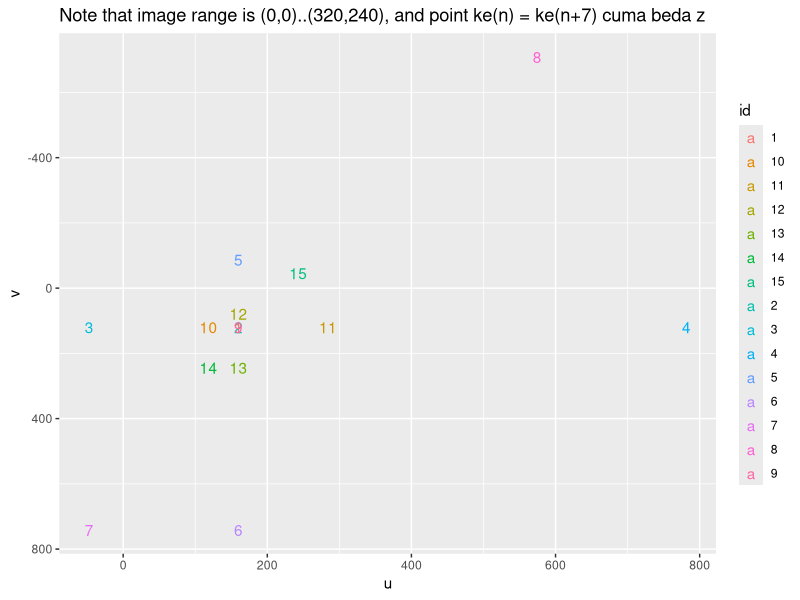
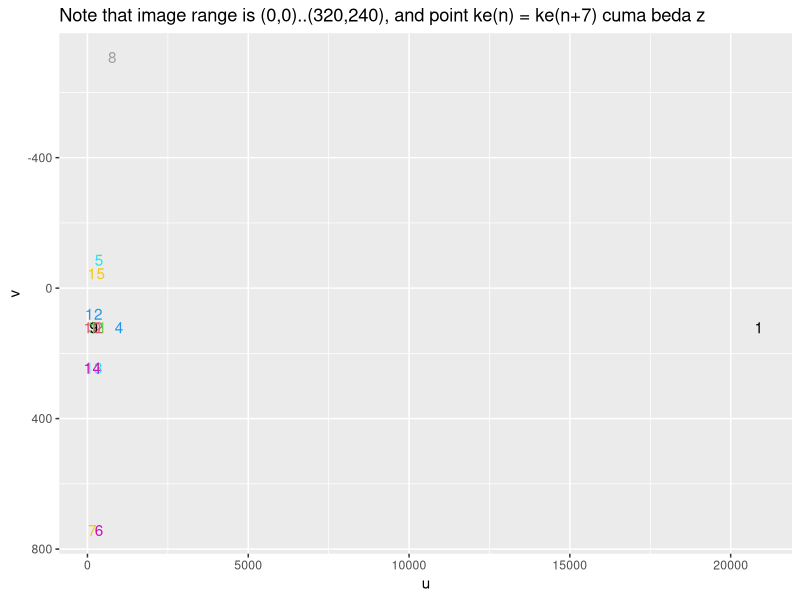
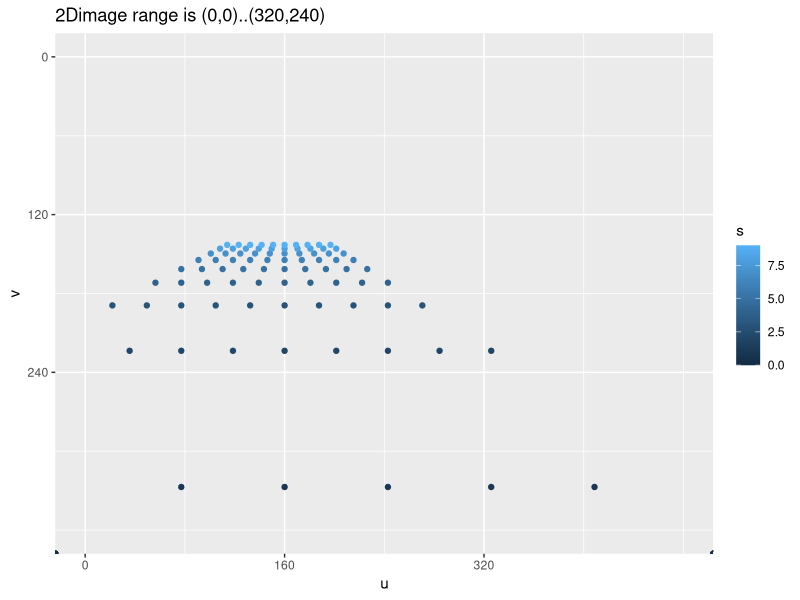
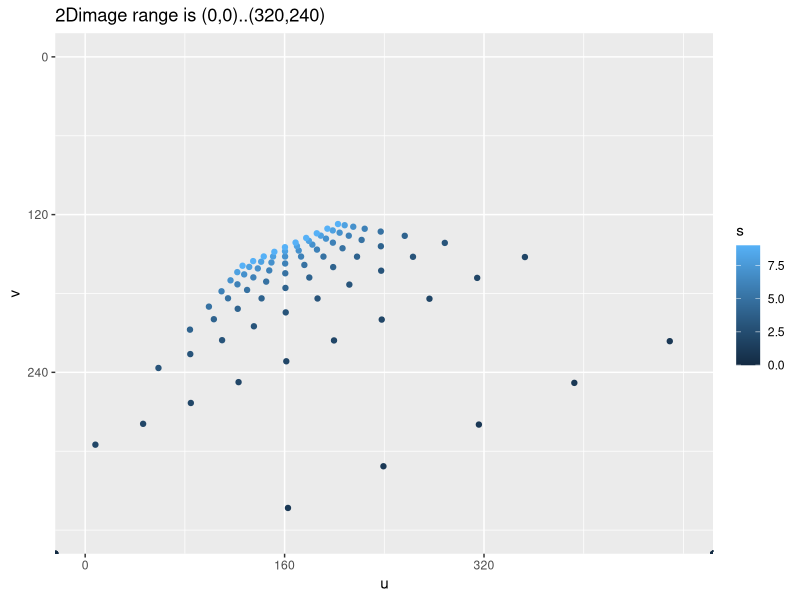
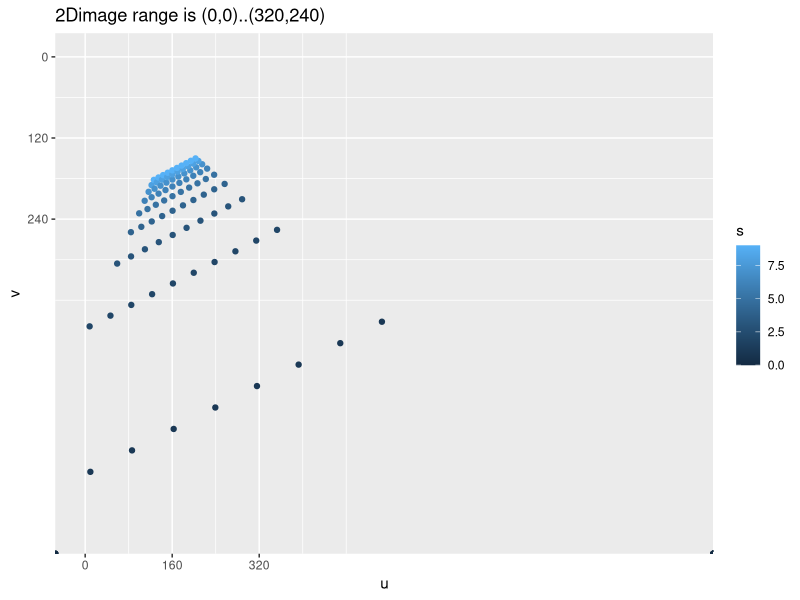
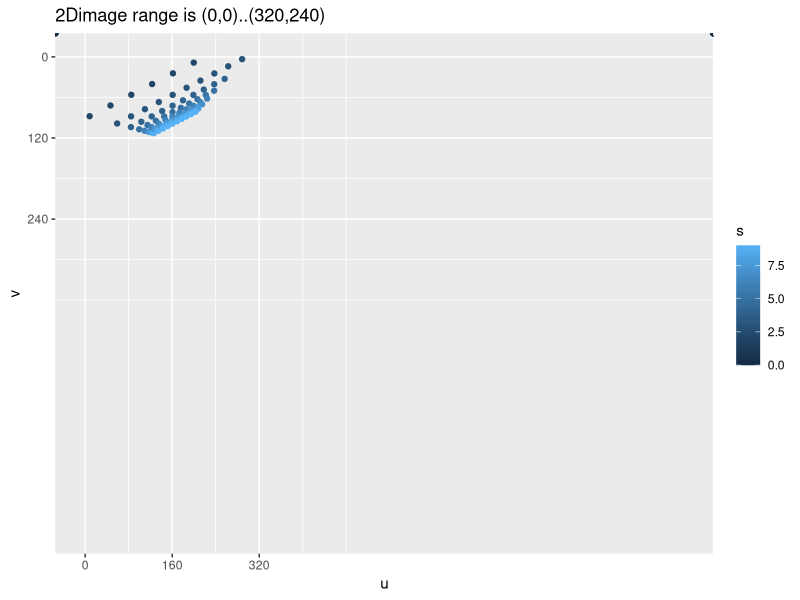

Here is the R script that generated these plots, in order:
## ---- chunk 1
# 35mm lens on Sony Alpha 7r
focalLength <- 35 #mm
imageWidth <- 320 #px
imageHeight <- 240 #Px
sensorWidth <- 36 #mm
sensorHeight <- 24 #mm
centerX <- imageWidth / 2 #px
centerY <- imageHeight / 2 #px
CM <- matrix(c(focalLength * imageWidth / sensorWidth, 0, centerX,
               0, -focalLength * imageHeight / sensorHeight, centerY,
               0, 0, 1), ncol=3, byrow=TRUE)
CM
## ---- chunk 2
# Samsung Galaxy S4
focalLength <- 4.3 #mm
imageWidth <- 320 #px
imageHeight <- 240 #px
sensorWidth <- 6.64 #mm
sensorHeight <- 4.98 #mm
centerX <- imageWidth / 2 #px
centerY <- imageHeight / 2 #px
CM <- matrix(c(focalLength * imageWidth / sensorWidth, 0, centerX,
               0, -focalLength * imageHeight / sensorHeight, centerY,
               0, 0, 1), ncol=3, byrow=TRUE)
CM
## ---- chunk 3
theta <- 0*pi
t <- c(0, 0, 0)
names(t) <- c('x', 'y', 'z')
t
Rt <- matrix(c(cos(theta), -sin(theta), 0, t['x'],
               sin(theta),  cos(theta), 0, t['y'],
               0,           0,          1, t['z']),
             ncol=4, byrow=TRUE)
Rt
## ---- chunk 4
                # x    y    z   1
XYZ <- matrix(c(  0,   0,0.01,  1, # persis di tengah
                  0,   0,   1,  1, # persis di tengah, agak ke depan
                 -1,   0,   1,  1, # depan, agak ke kiri
                  3,   0,   1,  1, # depan, lebih ke kanan
                  0,   1,   1,  1, # depan, atas
                  0,  -3,   1,  1, # depan, lebih ke bawah
                 -1,  -3,   1,  1, # depan, kiri atas
                  2,   4,   1,  1, # depan, kanan atas
                  0,   0,   5,  1, # persis di tengah, depan banget
                 -1,   0,   5,  1, # depan banget, agak ke kiri
                  3,   0,   5,  1, # depan banget, lebih ke kanan
                  0,   1,   5,  1, # depan banget, atas
                  0,  -3,   5,  1, # depan banget, lebih ke bawah
                 -1,  -3,   5,  1, # depan banget, kiri atas
                  2,   4,   5,  1),# depan banget, kanan atas
              ncol=4, byrow=TRUE)
colnames(XYZ) <- c('x', 'y', 'z', '1')
XYZ
## ---- chunk 5
sUV <- t(CM %*% Rt %*% XYZ[4,]) # point ke-4
names(sUV) <- c('u', 'v', 's')
sUV
if (sUV['s'] != 0) UV <- sUV / sUV['s'] else UV <- sUV
UV
## ---- chunk 6
sUV <- t(CM %*% Rt %*% t(XYZ))
colnames(sUV) <- c('su', 'sv', 's')
sUV
UV <- matrix(ncol = 3, nrow = nrow(sUV))
colnames(UV) <- c('u', 'v', 's')
UV[,'u'] <- sUV[,'su'] / sUV[,'s']
UV[,'v'] <- sUV[,'sv'] / sUV[,'s']
UV[,'s'] <- sUV[,'s']
UV
## ---- chunk 7
library(ggplot2)
df <- data.frame(UV)
df$id <- rownames(df)
df$salpha <- min(max(df$s/5, 0), 1)
df$dsize <- pmin(10/df$s, 20)
df
ggplot(df, aes(x=u, y=v)) + #geom_point(color=rownames(df)) +
  geom_text(aes(label=id, color=id)) + #,size=dsize
  scale_y_reverse() +
  ggtitle('Note that image range is (0,0)..(320,240), and point ke(n) = ke(n+7) cuma beda z')
## ---- chunk 8
t <- c(1, 0, 0)
names(t) <- c('x', 'y', 'z')
t
Rt <- matrix(c(cos(theta), -sin(theta), 0, t['x'],
               sin(theta),  cos(theta), 0, t['y'],
               0,           0,          1, t['z']),
             ncol=4, byrow=TRUE)
Rt

# ramean
sUV <- t(CM %*% Rt %*% t(XYZ))
colnames(sUV) <- c('su', 'sv', 's')
#sUV
UV <- matrix(ncol = 3, nrow = nrow(sUV))
colnames(UV) <- c('u', 'v', 's')
UV[,'u'] <- sUV[,'su'] / sUV[,'s']
UV[,'v'] <- sUV[,'sv'] / sUV[,'s']
UV[,'s'] <- sUV[,'s']
#UV

# plot
library(ggplot2)
df <- data.frame(UV)
df
ggplot(df, aes(x=u, y=v)) + #geom_point(color=rownames(df)) +
  geom_text(label=rownames(df), color=rownames(df)) +
  scale_y_reverse() +
  ggtitle('Note that image range is (0,0)..(320,240), and point ke(n) = ke(n+7) cuma beda z')
## ---- chunk 9
# create 100 lattice points (10x10) spanning from X=-2..+2 and Z =0..10, Y constant = -1
XYZ <- matrix(nrow = 100, ncol=4)
colnames(XYZ) <- c('x', 'y', 'z', 'dummy')
for (i in 0:9) {
  for (j in 0:9) {
    x <- -2 + i*0.4
    y <- -1
    z <- 0 + j*1
    XYZ[i * 10 + j + 1,] <- c(x, y, z, 1)
  }
}
XYZ
## ---- chunk 10
t <- c(0, 0, 0)
names(t) <- c('x', 'y', 'z')
t
Rt <- matrix(c(cos(theta), -sin(theta), 0, t['x'],
               sin(theta),  cos(theta), 0, t['y'],
               0,           0,          1, t['z']),
             ncol=4, byrow=TRUE)
Rt

# ramean
sUV <- t(CM %*% Rt %*% t(XYZ))
colnames(sUV) <- c('su', 'sv', 's')
#sUV
UV <- matrix(ncol = 3, nrow = nrow(sUV))
colnames(UV) <- c('u', 'v', 's')
UV[,'u'] <- sUV[,'su'] / sUV[,'s']
UV[,'v'] <- sUV[,'sv'] / sUV[,'s']
UV[,'s'] <- sUV[,'s']
#UV

# plot
library(ggplot2)
df <- data.frame(UV)
#df
ggplot(df, aes(x=u, y=v)) + #geom_point(color=rownames(df)) +
  geom_point(aes(color=s)) +
  scale_y_reverse(limits=c(360, 0), breaks=c(0, 120, 240)) + 
  scale_x_continuous(limits=c(0, 480), breaks=c(0, 160, 320)) +
  ggtitle('2Dimage range is (0,0)..(320,240)')
## ---- chunk 11
theta <- pi/8
t <- c(0, 0, 0)
names(t) <- c('x', 'y', 'z')
t
Rt <- matrix(c(cos(theta), -sin(theta), 0, t['x'],
               sin(theta),  cos(theta), 0, t['y'],
               0,           0,          1, t['z']),
             ncol=4, byrow=TRUE)
Rt

# ramean
sUV <- t(CM %*% Rt %*% t(XYZ))
colnames(sUV) <- c('su', 'sv', 's')
#sUV
UV <- matrix(ncol = 3, nrow = nrow(sUV))
colnames(UV) <- c('u', 'v', 's')
UV[,'u'] <- sUV[,'su'] / sUV[,'s']
UV[,'v'] <- sUV[,'sv'] / sUV[,'s']
UV[,'s'] <- sUV[,'s']
#UV

# plot
library(ggplot2)
df <- data.frame(UV)
#df
ggplot(df, aes(x=u, y=v)) + #geom_point(color=rownames(df)) +
  geom_point(aes(color=s)) +
  scale_y_reverse(limits=c(360, 0), breaks=c(0, 120, 240)) + 
  scale_x_continuous(limits=c(0, 480), breaks=c(0, 160, 320)) +
  ggtitle('2Dimage range is (0,0)..(320,240)')
## ---- chunk 12
t <- c(0, -1, 0)
names(t) <- c('x', 'y', 'z')
t
Rt <- matrix(c(cos(theta), -sin(theta), 0, t['x'],
               sin(theta),  cos(theta), 0, t['y'],
               0,           0,          1, t['z']),
             ncol=4, byrow=TRUE)
Rt

# ramean
sUV <- t(CM %*% Rt %*% t(XYZ))
colnames(sUV) <- c('su', 'sv', 's')
#sUV
UV <- matrix(ncol = 3, nrow = nrow(sUV))
colnames(UV) <- c('u', 'v', 's')
UV[,'u'] <- sUV[,'su'] / sUV[,'s']
UV[,'v'] <- sUV[,'sv'] / sUV[,'s']
UV[,'s'] <- sUV[,'s']
#UV

# plot
library(ggplot2)
df <- data.frame(UV)
#df
ggplot(df, aes(x=u, y=v)) + #geom_point(color=rownames(df)) +
  geom_point(aes(color=s)) +
  scale_y_reverse(limits=c(700, 0), breaks=c(0, 120, 240)) + 
  scale_x_continuous(limits=c(0, 1100), breaks=c(0, 160, 320)) +
  ggtitle('2Dimage range is (0,0)..(320,240)')
## ---- chunk 13
t <- c(0, +2, 0)
names(t) <- c('x', 'y', 'z')
t
Rt <- matrix(c(cos(theta), -sin(theta), 0, t['x'],
               sin(theta),  cos(theta), 0, t['y'],
               0,           0,          1, t['z']),
             ncol=4, byrow=TRUE)
Rt

# ramean
sUV <- t(CM %*% Rt %*% t(XYZ))
colnames(sUV) <- c('su', 'sv', 's')
#sUV
UV <- matrix(ncol = 3, nrow = nrow(sUV))
colnames(UV) <- c('u', 'v', 's')
UV[,'u'] <- sUV[,'su'] / sUV[,'s']
UV[,'v'] <- sUV[,'sv'] / sUV[,'s']
UV[,'s'] <- sUV[,'s']
#UV

# plot
library(ggplot2)
df <- data.frame(UV)
#df
ggplot(df, aes(x=u, y=v)) + #geom_point(color=rownames(df)) +
  geom_point(aes(color=s)) +
  scale_y_reverse(limits=c(700, 0), breaks=c(0, 120, 240)) + 
  scale_x_continuous(limits=c(0, 1100), breaks=c(0, 160, 320)) +
  ggtitle('2Dimage range is (0,0)..(320,240)')
